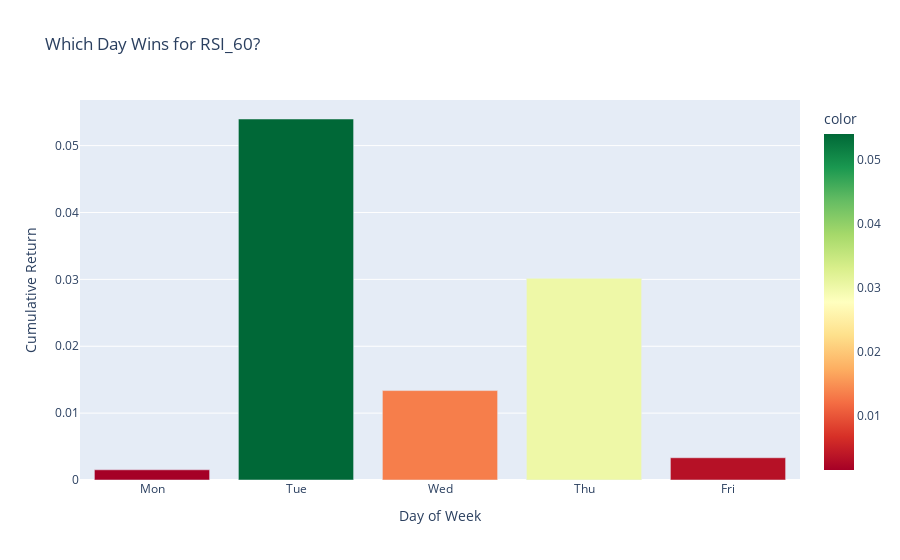

Write notebook code for a chart like this one.
### Markdown cell above
### 2. Why this matters (The "Monday Effect")

In many stocks, Mondays are often "panic" days or "setup" days, while Fridays are "profit-taking" days.

- If you see that **Wednesdays** have the highest returns, it might mean your RSI/MACD combo works best once the "mid-week" trend is established.
    
- If **Mondays** are deeply negative, you might consider adding a rule: `& (price.index.dayofweek != 0)` to your entry logic!
    

---

### 3. Visualizing the "Best Day"

To make this clear, we can create a simple bar chart. This is the ultimate "gut check" for your strategy.

### Code cell
import plotly.express as px

fig = px.bar(
    x=returns_by_day.index, 
    y=returns_by_day.values,
    labels={'x': 'Day of Week', 'y': 'Cumulative Return'},
    title=f"Which Day Wins for {best_rsi_name}?",
    color=returns_by_day.values,
    color_continuous_scale='RdYlGn' # Red for loss, Green for profit
)

fig.show()

### Figure 1 — Plotly figure (JSON) as saved in the notebook; plotly's stock layout.template omitted (floating-point values rounded to 4 significant figures)
{"data": [{"hovertemplate": "Day of Week=%{x}<br>Cumulative Return=%{y}<br>color=%{marker.color}<extra></extra>", "legendgroup": "", "marker": {"color": [0.001524, 0.05398, 0.01337, 0.03016, 0.003328], "coloraxis": "coloraxis", "pattern": {"shape": ""}}, "name": "", "orientation": "v", "showlegend": false, "textposition": "auto", "type": "bar", "x": ["Mon", "Tue", "Wed", "Thu", "Fri"], "xaxis": "x", "y": [0.001524, 0.05398, 0.01337, 0.03016, 0.003328], "yaxis": "y"}], "layout": {"barmode": "relative", "coloraxis": {"colorbar": {"title": {"text": "color"}}, "colorscale": [[0, "rgb(165,0,38)"], [0.1, "rgb(215,48,39)"], [0.2, "rgb(244,109,67)"], [0.3, "rgb(253,174,97)"], [0.4, "rgb(254,224,139)"], [0.5, "rgb(255,255,191)"], [0.6, "rgb(217,239,139)"], [0.7, "rgb(166,217,106)"], [0.8, "rgb(102,189,99)"], [0.9, "rgb(26,152,80)"], [1, "rgb(0,104,55)"]]}, "legend": {"tracegroupgap": 0}, "title": {"text": "Which Day Wins for RSI_60?"}, "xaxis": {"anchor": "y", "domain": [0, 1], "title": {"text": "Day of Week"}}, "yaxis": {"anchor": "x", "domain": [0, 1], "title": {"text": "Cumulative Return"}}}}
